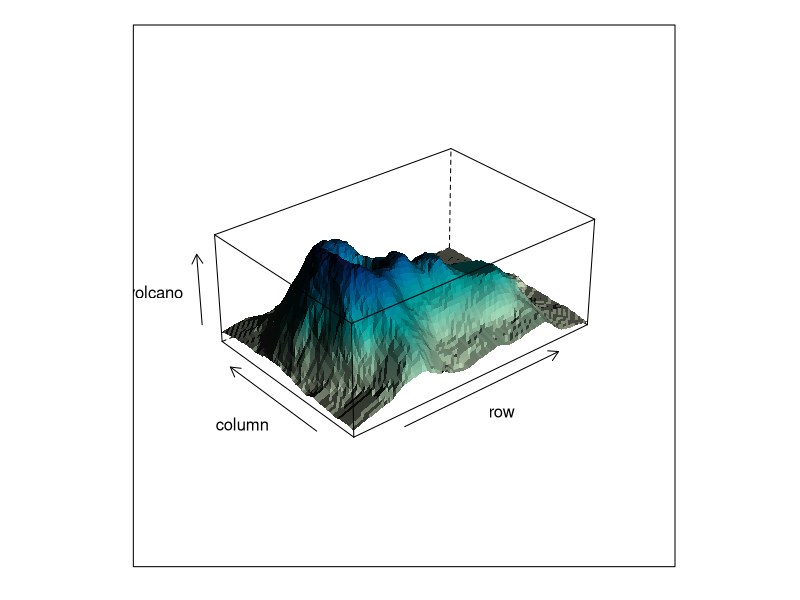
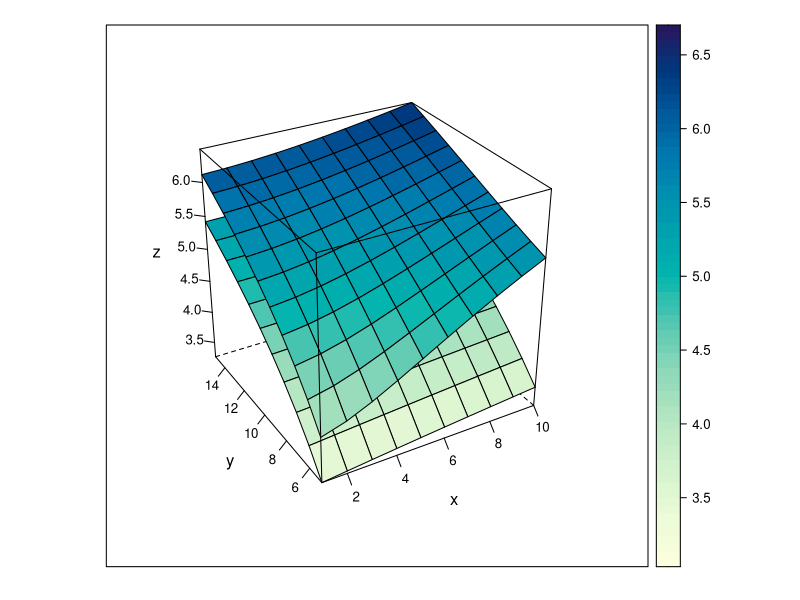
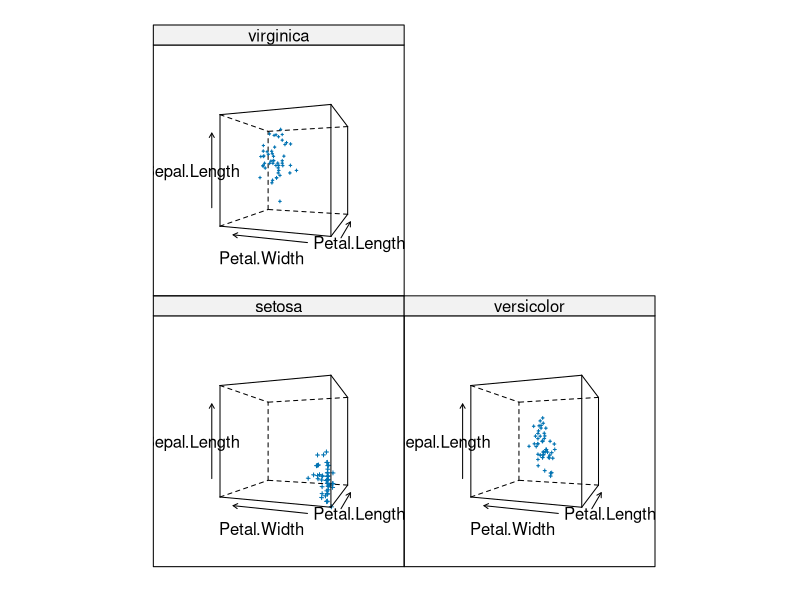
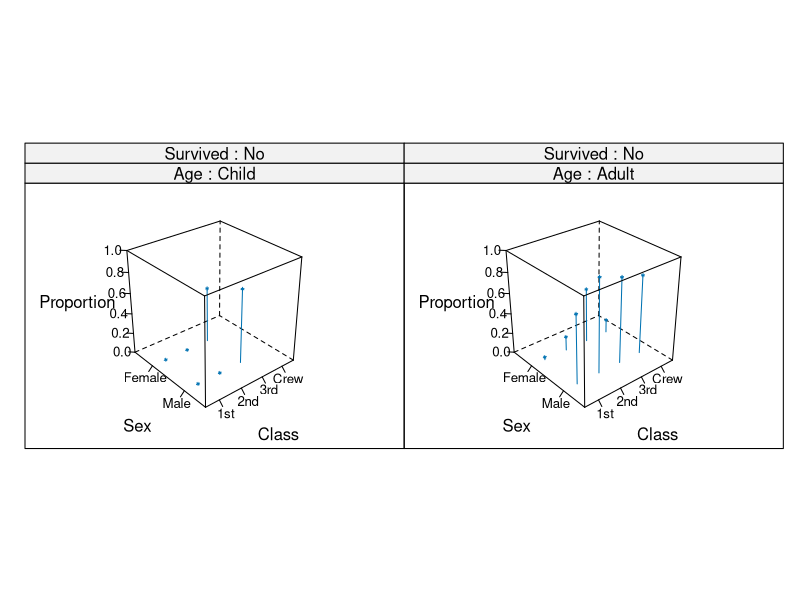
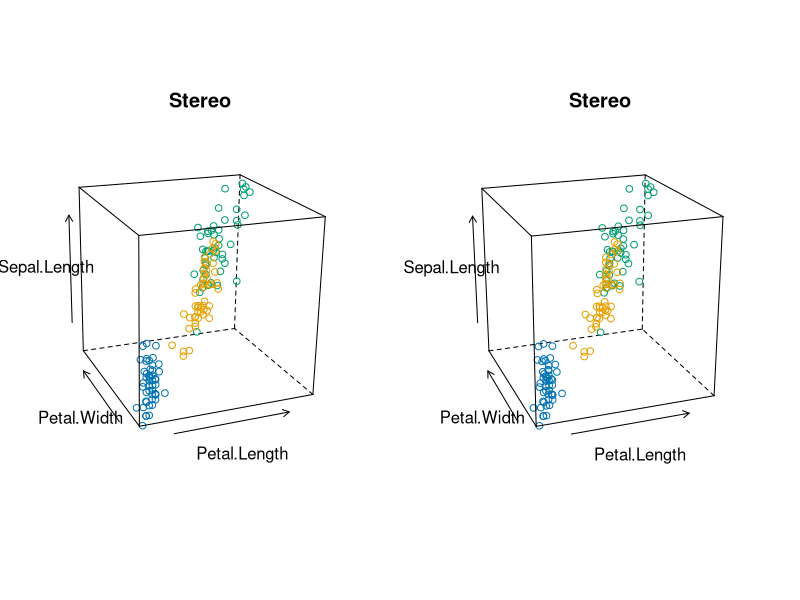

The R script that drew these images, in order:
library(lattice)


### Name: B_07_cloud
### Title: 3d Scatter Plot and Wireframe Surface Plot
### Aliases: cloud wireframe cloud.formula cloud.matrix cloud.table
###   wireframe.formula wireframe.matrix
### Keywords: hplot

### ** Examples

## volcano  ## 87 x 61 matrix
wireframe(volcano, shade = TRUE,
          aspect = c(61/87, 0.4),
          light.source = c(10,0,10))

g <- expand.grid(x = 1:10, y = 5:15, gr = 1:2)
g$z <- log((g$x^g$gr + g$y^2) * g$gr)
wireframe(z ~ x * y, data = g, groups = gr,
          scales = list(arrows = FALSE),
          drape = TRUE, colorkey = TRUE,
          screen = list(z = 30, x = -60))

cloud(Sepal.Length ~ Petal.Length * Petal.Width | Species, data = iris,
      screen = list(x = -90, y = 70), distance = .4, zoom = .6)

## cloud.table

cloud(prop.table(Titanic, margin = 1:3),
      type = c("p", "h"), strip = strip.custom(strip.names = TRUE),
      scales = list(arrows = FALSE, distance = 2), panel.aspect = 0.7,
      zlab = "Proportion")[, 1]

## transparent axes

par.set <-
    list(axis.line = list(col = "transparent"),
         clip = list(panel = "off"))
print(cloud(Sepal.Length ~ Petal.Length * Petal.Width, 
            data = iris, cex = .8, 
            groups = Species, 
            main = "Stereo",
            screen = list(z = 20, x = -70, y = 3),
            par.settings = par.set,
            scales = list(col = "black")),
      split = c(1,1,2,1), more = TRUE)
print(cloud(Sepal.Length ~ Petal.Length * Petal.Width,
            data = iris, cex = .8, 
            groups = Species,
            main = "Stereo",
            screen = list(z = 20, x = -70, y = 0),
            par.settings = par.set,
            scales = list(col = "black")),
      split = c(2,1,2,1))
